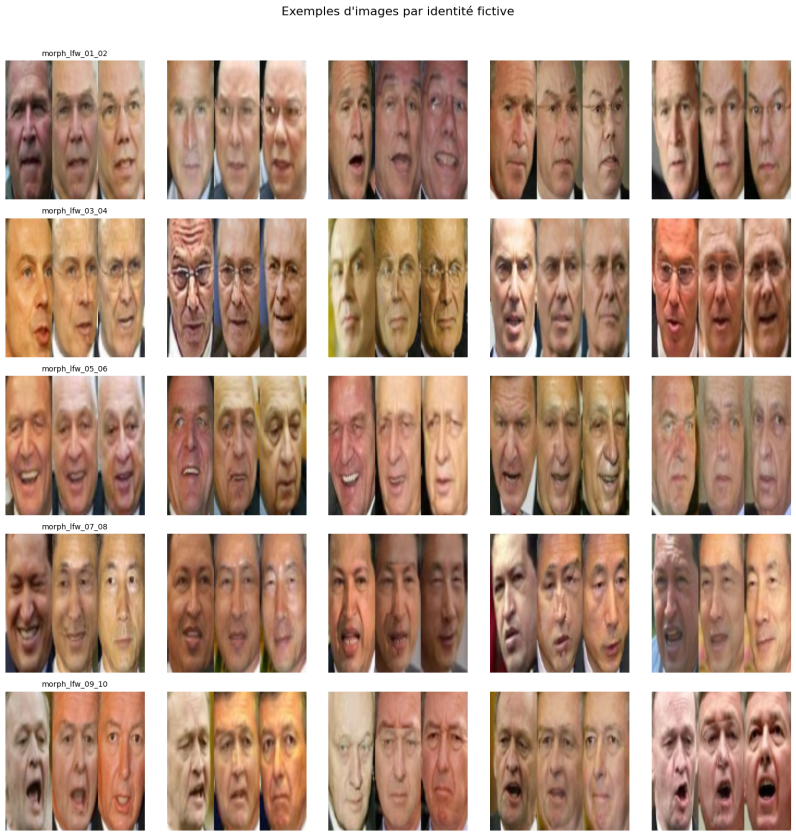
#> input picture lfw_morph_comparison/image.webp, 796 x 836 px
$ python -i augment_identities.py   (imports and definitions only)
#> lines starting #> are read from the running program, lines starting #| are printed output that depends on the picture
#> further down, picture is the input picture: shape (836, 796, 3); mean B, G, R 140.3, 157.9, 187.9
"""Augment each morph identity into many images.

Given a folder containing base morph images (each image representing
une nouvelle identite fictive, par ex. A__B__a050.png), this script
applique des petites augmentations (rotation, translation, jitter de
luminosite/contraste, bruit leger) pour generer plusieurs images
par identite.

Exemple d'utilisation :

  python augment_identities.py \
      --in_dir morph_identities \
      --out_dir big_dataset \
      --n_aug 30

Cela genere, pour chaque image de base, 30 versions augmentees,
plus une copie de l'originale, dans le dossier big_dataset.
"""

from __future__ import annotations

import argparse
from pathlib import Path

import cv2
import numpy as np
import random


def random_augment(img: np.ndarray) -> np.ndarray:
    h, w = img.shape[:2]
#> h = 836; w = 796

    # Rotation legere
    angle = random.uniform(-5.0, 5.0)
    M = cv2.getRotationMatrix2D((w / 2.0, h / 2.0), angle, 1.0)
    aug = cv2.warpAffine(img, M, (w, h), borderMode=cv2.BORDER_REFLECT_101)
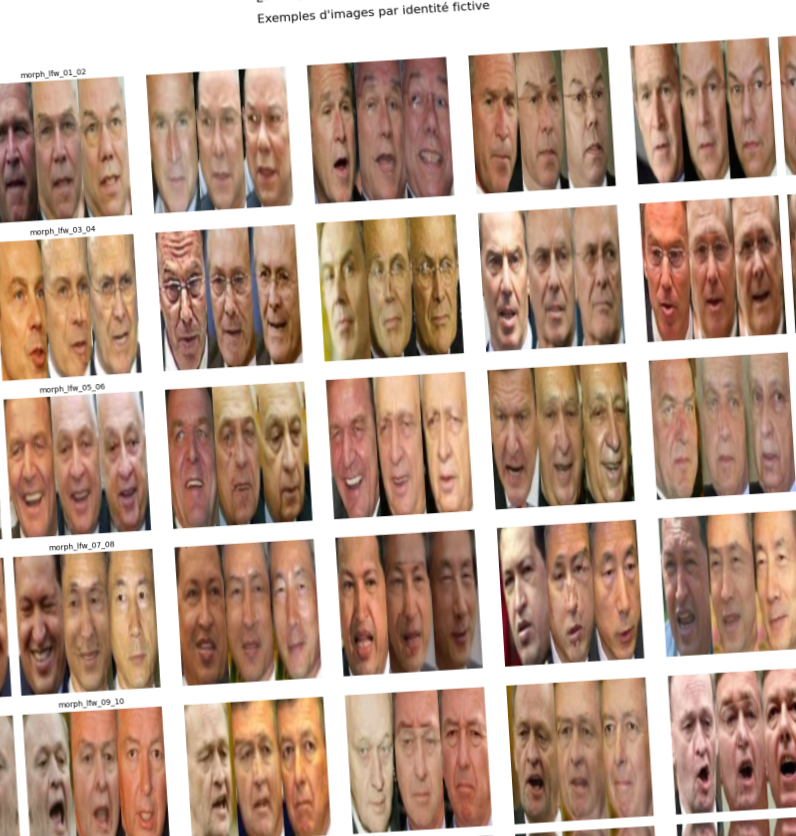
#> aug: shape (836, 796, 3); mean B, G, R 140, 157.7, 187.7

    # Translation legere
    tx = random.uniform(-0.03 * w, 0.03 * w)
#> tx = 12.32
    ty = random.uniform(-0.03 * h, 0.03 * h)
#> ty = -3.98
    M_t = np.float32([[1, 0, tx], [0, 1, ty]])
#> M_t = [[1, 0, 12.32], [0, 1, -3.98]]
    aug = cv2.warpAffine(aug, M_t, (w, h), borderMode=cv2.BORDER_REFLECT_101)
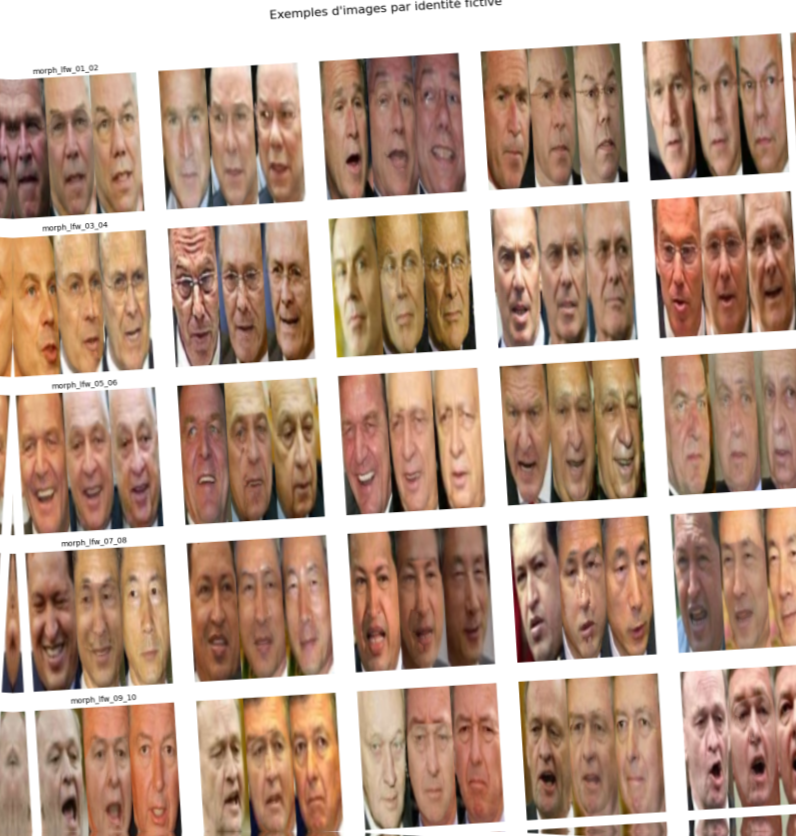
#> aug: shape (836, 796, 3); mean B, G, R 139.6, 157.4, 187.5

    # Jitter de luminosite / contraste
    alpha = random.uniform(0.9, 1.1)  # contraste
    beta = random.uniform(-12, 12)    # luminosite
    aug = cv2.convertScaleAbs(aug, alpha=alpha, beta=beta)

    # Bruit gaussien leger
    noise = np.random.normal(0, 4, aug.shape).astype(np.float32)
    aug_f = np.clip(aug.astype(np.float32) + noise, 0, 255)
    aug = aug_f.astype(np.uint8)

    # Eventuellement un leger flou (rarement)
    if random.random() < 0.2:
        aug = cv2.GaussianBlur(aug, (3, 3), 0.6)

    return aug


def main() -> None:
    parser = argparse.ArgumentParser(description="Augment morph identities")
    parser.add_argument("--in_dir", type=str, required=True,
                        help="Dossier avec les images de base (identites)")
    parser.add_argument("--out_dir", type=str, default="big_dataset",
                        help="Dossier de sortie pour toutes les images fictives")
    parser.add_argument("--n_aug", type=int, default=30,
                        help="Nombre d'augmentations par image de base")

    args = parser.parse_args()

    in_dir = Path(args.in_dir)
    out_dir = Path(args.out_dir)
    out_dir.mkdir(parents=True, exist_ok=True)

    exts = {".png", ".jpg", ".jpeg"}
    paths = [p for p in in_dir.iterdir() if p.suffix.lower() in exts]
    paths.sort()

    total = 0

    for p in paths:
        img = cv2.imread(str(p))
        if img is None:
            print(f"[WARN] Impossible de lire {p}")
            continue

        # Copier aussi l'image originale (version _orig)
        orig_name = f"{p.stem}_orig{p.suffix}"
        cv2.imwrite(str(out_dir / orig_name), img)
        total += 1

        # Generer n_aug versions
        for k in range(1, args.n_aug + 1):
            aug = random_augment(img)
            out_name = f"{p.stem}_aug{k:03d}{p.suffix}"
            cv2.imwrite(str(out_dir / out_name), aug)
            total += 1

    print(f"Done. Generated {total} images in {out_dir}.")


# [2 lines not run here, left out]

>>> import cv2
>>> picture = cv2.imread('../../lfw_morph_comparison/image.webp')
>>> result = random_augment(picture)
